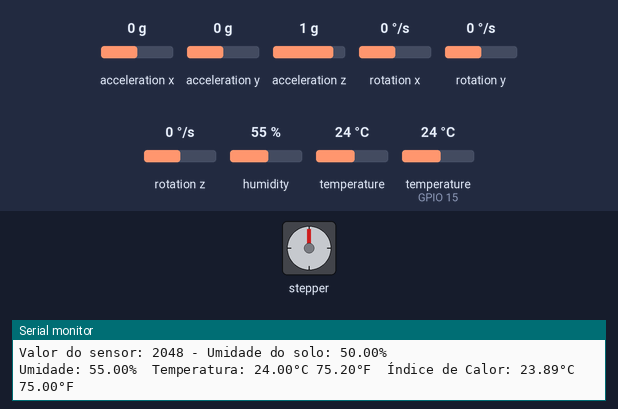
Simulated run of this sketch. Board: ESP32. Parts: stepper motor, the last lines printed to the serial monitor. The test bench sets the inputs (shaded band); at power-on: acceleration x 0 g, acceleration y 0 g, acceleration z 1 g, rotation x 0 °/s, rotation y 0 °/s, rotation z 0 °/s, humidity 55 %, temperature 24 °C, temperature (sensor on GPIO 15) 24 °C. Stepper angles assume 200 steps per turn.

Above: at 0.1 s.
At 2.74 s:
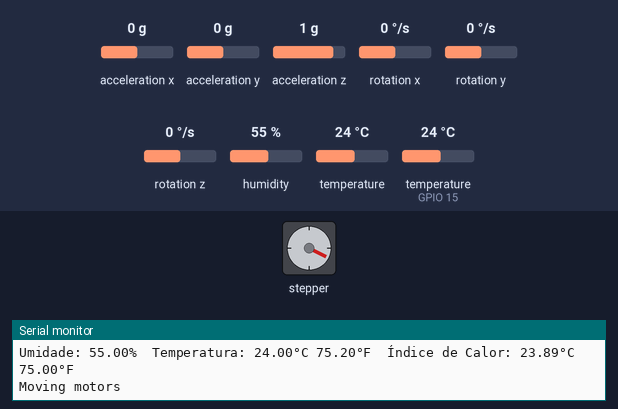
At 19.98 s:
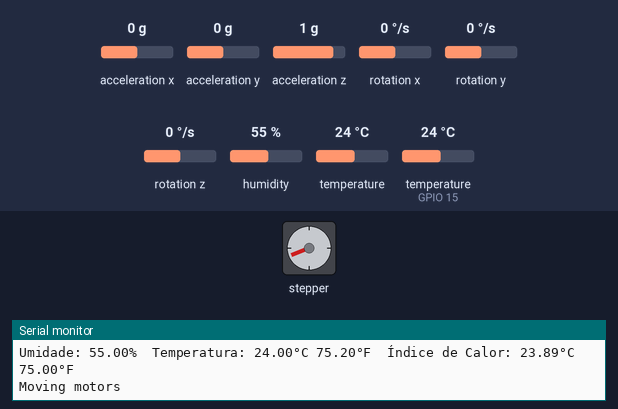
At 39.64 s:
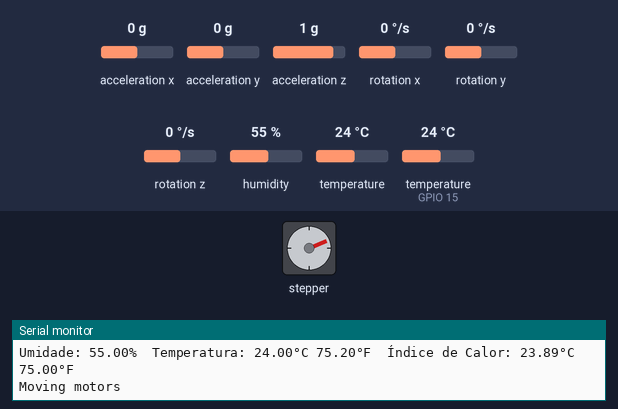
Timing chart, 0 to 40.0 s (numbered marks = the images above):
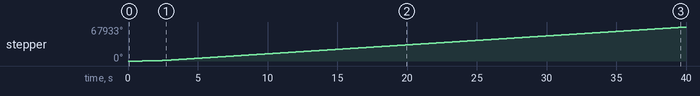

The sketch:

AllinOne.ino
```cpp
#include <ESP_FlexyStepper.h>
#include <Adafruit_MPU6050.h>
#include <Adafruit_Sensor.h>
#include <Wire.h>
#include <DHT.h>
#include <DHT_U.h>

// Definindo os pinos dos motores
const int motor1_step_pin = 35;
const int motor1_direction_pin = 32;
const int motor2_step_pin = 33;
const int motor2_direction_pin = 25;
const int motor3_step_pin = 26;
const int motor3_direction_pin = 27;

// Definindo os sensores
// Acelerômetro
Adafruit_MPU6050 mpu;

#define DHTPIN 15       // Pino onde o DHT22 está conectado
#define DHTTYPE DHT22   // Definindo o tipo do sensor DHT

DHT dht(DHTPIN, DHTTYPE);

// Pino do sensor de umidade
const int sensorPin = 34; // Pino onde o sensor está conectado

// Definindo os motores
ESP_FlexyStepper motor1;
ESP_FlexyStepper motor2;
ESP_FlexyStepper motor3;

void setup() {
  Serial.begin(115200);

  dht.begin();

  // Setup do leitor de umidade
  pinMode(sensorPin, INPUT);

  // Set up stepper motor pins
  motor1.connectToPins(motor1_step_pin, motor1_direction_pin);
  motor2.connectToPins(motor2_step_pin, motor2_direction_pin);
  motor3.connectToPins(motor3_step_pin, motor3_direction_pin);

  // Set stepper motor speed and acceleration
  motor1.setSpeedInStepsPerSecond(1000); // Adjust as needed
  motor1.setAccelerationInStepsPerSecondPerSecond(500);
  motor1.setDecelerationInStepsPerSecondPerSecond(500); // Adjust as needed

  motor2.setSpeedInStepsPerSecond(1000); // Adjust as needed
  motor2.setAccelerationInStepsPerSecondPerSecond(500);
  motor2.setDecelerationInStepsPerSecondPerSecond(500); // Adjust as needed

  motor3.setSpeedInStepsPerSecond(1000); // Adjust as needed
  motor3.setAccelerationInStepsPerSecondPerSecond(500);
  motor3.setDecelerationInStepsPerSecondPerSecond(500); // Adjust as needed

  // Inicializando a conexão I2C com o MPU
  Wire.begin(21, 22);

  // Inicializa o MPU
  if (!mpu.begin()) {
    Serial.println("Falha ao inicializar o MPU-6050!");
    while (1) {
      delay(10);
    }
  }

  Serial.println("MPU-6050 inicializado com sucesso!");
}

void loop() {
  // Cria as variáveis para armazenar os dados
  sensors_event_t a, g, temp;

  // Lê os dados do MPU-6050
  mpu.getEvent(&a, &g, &temp);

  // Imprime os valores no monitor serial
  Serial.print("Acelerômetro X: ");
  Serial.print(a.acceleration.x);
  Serial.print(" m/s^2, Y: ");
  Serial.print(a.acceleration.y);
  Serial.print(" m/s^2, Z: ");
  Serial.print(a.acceleration.z);
  Serial.println(" m/s^2");

  Serial.print("Giroscópio X: ");
  Serial.print(g.gyro.x);
  Serial.print(" rad/s, Y: ");
  Serial.print(g.gyro.y);
  Serial.print(" rad/s, Z: ");
  Serial.print(g.gyro.z);
  Serial.println(" rad/s");

  Serial.print("Temperatura: ");
  Serial.print(temp.temperature);
  Serial.println(" C");

  int sensorValue = analogRead(sensorPin);

  // Convertendo o valor analógico para uma porcentagem de umidade
  float moisturePercent = map(sensorValue, 0, 4095, 0, 100);

  // Imprimindo os valores no monitor serial
  Serial.print("Valor do sensor: ");
  Serial.print(sensorValue);
  Serial.print(" - Umidade do solo: ");
  Serial.print(moisturePercent);
  Serial.println("%");

  float h = dht.readHumidity();
  // Lê a temperatura em Celsius
  float t = dht.readTemperature();
  // Lê a temperatura em Fahrenheit
  float f = dht.readTemperature(true);

  // Verifica se houve alguma leitura falha e imprime uma mensagem de erro
  if (isnan(h) || isnan(t) || isnan(f)) {
    Serial.println(F("Falha na leitura do sensor DHT!"));
    return;
  }

  // Calcular o índice de calor em Fahrenheit
  float hif = dht.computeHeatIndex(f, h);
  // Calcular o índice de calor em Celsius
  float hic = dht.computeHeatIndex(t, h, false);

  Serial.print(F("Umidade: "));
  Serial.print(h);
  Serial.print(F("%  Temperatura: "));
  Serial.print(t);
  Serial.print(F("°C "));
  Serial.print(f);
  Serial.print(F("°F  Índice de Calor: "));
  Serial.print(hic);
  Serial.print(F("°C "));
  Serial.print(hif);
  Serial.println(F("°F"));

  delay(1000);

  Serial.println("Moving motors");
  motor1.moveRelativeInSteps(200000);
  motor2.moveRelativeInSteps(200000);
  motor3.moveRelativeInSteps(200000);
}
```

Measured:
- by itself, stepper: keeps turning clockwise at about 1743°/s
